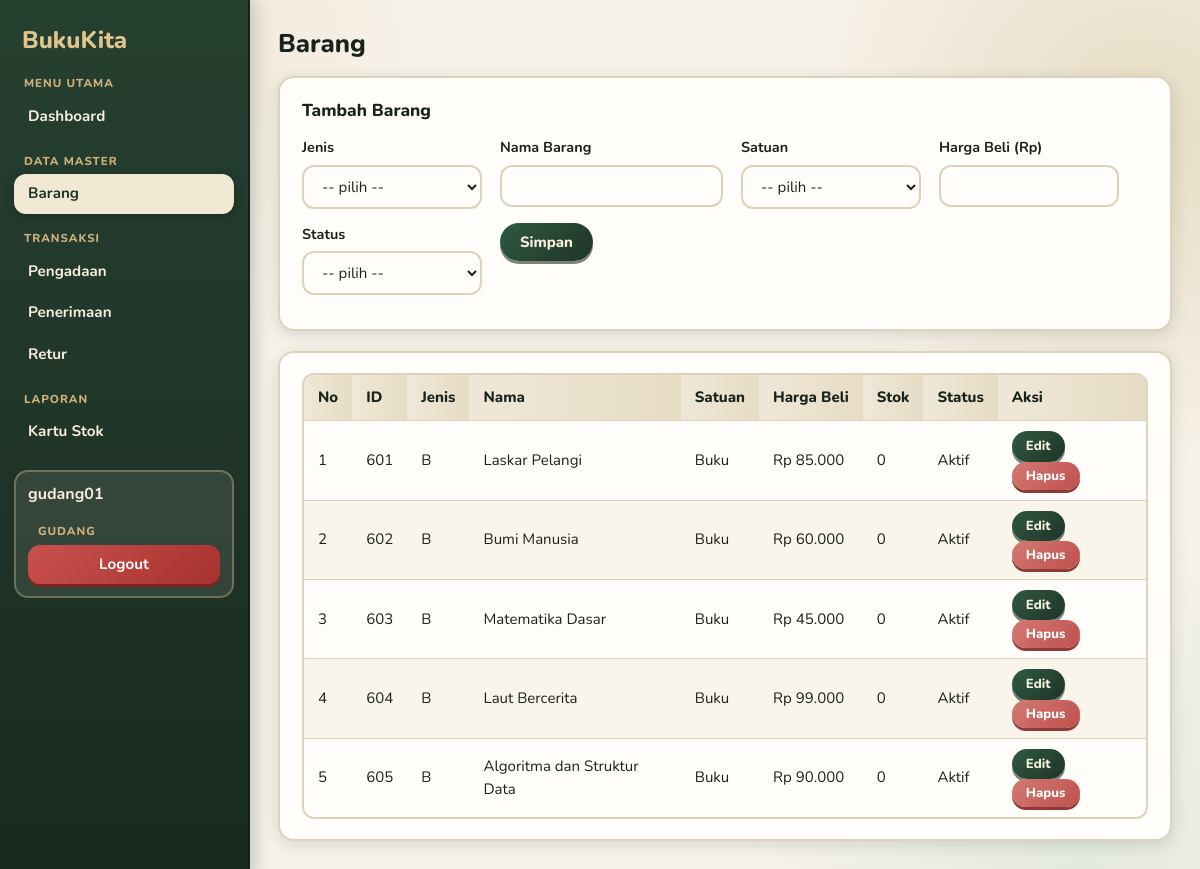
/barang.php (signed in), run on the app's committed database.
### tables this page shows
CREATE TABLE barang (
  idbarang INT NOT NULL AUTO_INCREMENT,
  jenis CHAR(1) NULL,
  nama VARCHAR(45) NULL,
  idsatuan INT NOT NULL,
  status TINYINT NULL,
  harga INT NULL,
  PRIMARY KEY (idbarang),
  CONSTRAINT fk_barang_satuan FOREIGN KEY (idsatuan) REFERENCES satuan (idsatuan)
);

CREATE TABLE satuan (
  idsatuan INT NOT NULL AUTO_INCREMENT,
  nama_satuan VARCHAR(45) NULL,
  status TINYINT NULL, 
  PRIMARY KEY (idsatuan)
);

### barang.php (called while the page is built)
<?php
require_once 'config/crud.php';
crud_page([
  'title'=>'Barang','file'=>'barang.php','table'=>'barang','pk'=>'idbarang','soft'=>['status',0],
  'fields'=>[
    ['name'=>'jenis','label'=>'Jenis','type'=>'select','options'=>[['B','Buku'],['A','Alat Tulis'],['L','Lainnya']]],
    ['name'=>'nama','label'=>'Nama Barang','type'=>'text'],
    ['name'=>'idsatuan','label'=>'Satuan','type'=>'select','sql'=>"SELECT idsatuan v, nama_satuan l FROM satuan WHERE status=1"],
    ['name'=>'harga','label'=>'Harga Beli (Rp)','type'=>'number'],
    ['name'=>'status','label'=>'Status','type'=>'select','options'=>[[1,'Aktif'],[0,'Nonaktif']]],
  ],
  'list_sql'=>"SELECT b.idbarang, b.jenis, b.nama, s.nama_satuan, b.harga, IF(b.status=1,'Aktif','Nonaktif') AS status,
     COALESCE((SELECT k.stock FROM kartu_stok k WHERE k.idbarang=b.idbarang ORDER BY k.idkartu_stok DESC LIMIT 1),0) AS stok
     FROM barang b JOIN satuan s ON b.idsatuan=s.idsatuan ORDER BY b.idbarang",
  'columns'=>[['ID','idbarang'],['Jenis','jenis'],['Nama','nama'],['Satuan','nama_satuan'],['Harga Beli','harga','rp'],['Stok','stok'],['Status','status']],
]);

### config/crud.php (the view, shortened to what this page needs)
<?php
require_once __DIR__ . '/layout.php';
function crud_page(array $c) {
    global $conn;
    $pk = $c['pk']; $t = $c['table'];
    $edit = null;
    page_header($c['title'], $c['file']);
    echo '<div class="card"><h3>' . ($edit ? 'Edit' : 'Tambah') . ' ' . e($c['title']) . '</h3>
          <form method="post" class="form">
          <input type="hidden" name="id" value="' . e($edit[$pk] ?? '') . '">';
    foreach ($c['fields'] as $f) {
        $val = $edit[$f['name']] ?? '';
        echo '<label>' . e($f['label']);
        if ($f['type'] === 'select') {
            echo '<select name="' . e($f['name']) . '" required><option value="">-- pilih --</option>';
            echo '</select>';
        } elseif ($f['type'] === 'password') {
            echo '<input type="password" name="' . e($f['name']) . '" ' . ($edit ? '' : 'required') . ' placeholder="' . ($edit ? 'kosongkan jika tidak diubah' : '') . '">';
        } else {
            echo '<input type="' . $f['type'] . '" step="any" name="' . e($f['name']) . '" value="' . e($val) . '" required>';
        }
        echo '</label>';
    }
    echo '<div><button class="btn" type="submit">Simpan</button>' .
         ($edit ? ' <a class="btn gray" href="' . $c['file'] . '">Batal</a>' : '') . '</div></form></div>';
    $rows = q($conn, $c['list_sql']);
    echo '<div class="card"><table class="tbl"><thead><tr><th>No</th>';
    foreach ($c['columns'] as $col) echo '<th>' . e($col[0]) . '</th>';
    echo '<th>Aksi</th></tr></thead><tbody>';
    foreach ($rows as $i => $r) {
        echo '<tr><td>' . ($i + 1) . '</td>';
        foreach ($c['columns'] as $col) {
            $v = $r[$col[1]];
            echo '<td>' . (($col[2] ?? '') === 'rp' ? rp($v) : e($v)) . '</td>';
        }
        echo '<td><a class="btn small" href="' . $c['file'] . '?edit=' . e($r[$pk]) . '">Edit</a>
              <form method="post" style="display:inline" onsubmit="return confirm(\'Yakin?\')">
              <input type="hidden" name="aksi" value="hapus"><input type="hidden" name="id" value="' . e($r[$pk]) . '">
              <button class="btn small red">Hapus</button></form></td></tr>';
    }
    echo '</tbody></table></div>';
    page_footer();
}

### config/layout.php (shortened to what this page needs)
<?php
function e($s) { return htmlspecialchars((string)$s, ENT_QUOTES, 'UTF-8'); }
function rp($n) { return 'Rp ' . number_format((float)$n, 0, ',', '.'); }
function q($conn, $sql, $p = []) {
    $st = $conn->prepare($sql);
    $p ? $st->execute($p) : $st->execute();
    $r = $st->get_result();
    return $r ? $r->fetch_all(MYSQLI_ASSOC) : [];
}
function flash($m = null, $t = 'ok') {
    return '';
}
function akses_role() {
    return [
        'admin'  => null,
        'kasir'  => ['index.php','penjualan.php','detail_penjualan.php','kartu_stok.php'],
        'gudang' => ['index.php','barang.php','pengadaan.php','detail_pengadaan.php','penerimaan.php',
                     'detail_penerimaan.php','retur.php','detail_retur.php','kartu_stok.php'],
    ];
}
function boleh($file) {
    $r = strtolower($_SESSION['role'] ?? '');
    $a = akses_role();
    return $a[$r] === null || in_array($file, $a[$r]);
}
function page_header($title, $active) {
    $menu = [
        'MENU UTAMA' => [['index.php', 'Dashboard']],
        'DATA MASTER' => [['role.php', 'Role'], ['user.php', 'User'], ['margin.php', 'Margin Penjualan'],
                          ['satuan.php', 'Satuan'], ['vendor.php', 'Vendor'], ['barang.php', 'Barang']],
        'TRANSAKSI' => [['pengadaan.php', 'Pengadaan'], ['penerimaan.php', 'Penerimaan'],
                        ['penjualan.php', 'Penjualan'], ['retur.php', 'Retur']],
        'LAPORAN' => [['kartu_stok.php', 'Kartu Stok']],
    ];
    echo '<!DOCTYPE html><html lang="id"><head><meta charset="UTF-8">
    <meta name="viewport" content="width=device-width, initial-scale=1.0">
    <title>' . e($title) . ' - BukuKita</title>
    <link rel="stylesheet" href="assets/style.css"></head><body>
    <div class="sidebar"><h2>BukuKita</h2>';
    foreach ($menu as $judul => $links) {
        $links = array_filter($links, fn($l) => boleh($l[0]));
        echo '<p class="menu-title">' . $judul . '</p>';
        foreach ($links as [$href, $label]) {
            echo '<a href="' . $href . '"' . ($href === $active ? ' class="active"' : '') . '>' . $label . '</a>';
        }
    }
    echo '<div class="userbox">' . e($_SESSION['username']) . '<small>' . e($_SESSION['role']) . '</small><a href="logout.php">Logout</a></div>';
    echo '</div><div class="content"><h1>' . e($title) . '</h1>' . flash();
}
function page_footer() {
    echo '</div><script src="assets/app.js"></script></body></html>';
}

### data on the page
barang: idbarang "601", jenis "B", nama "Laskar Pelangi", idsatuan.nama_satuan "Buku", harga "Rp 85.000", v "0", v "Aktif"
barang: idbarang "602", jenis "B", nama "Bumi Manusia", idsatuan.nama_satuan "Buku", harga "Rp 60.000", v "0", v "Aktif"
barang: idbarang "603", jenis "B", nama "Matematika Dasar", idsatuan.nama_satuan "Buku", harga "Rp 45.000", v "0", v "Aktif"
barang: idbarang "604", jenis "B", nama "Laut Bercerita", idsatuan.nama_satuan "Buku", harga "Rp 99.000", v "0", v "Aktif"
barang: idbarang "605", jenis "B", nama "Algoritma dan Struktur Data", idsatuan.nama_satuan "Buku", harga "Rp 90.000", v "0", v "Aktif"

### other printed values
$judul "MENU UTAMA"
$label "Dashboard"
$judul "DATA MASTER"
$label "Barang"
$judul "TRANSAKSI"
$label "Pengadaan"
$label "Penerimaan"
$label "Retur"
$judul "LAPORAN"
$label "Kartu Stok"
$_SESSION['username'] "gudang01"
$_SESSION['role'] "GUDANG"
$title "Barang"
$c['title'] "Barang"
$f['label'] "Jenis"
